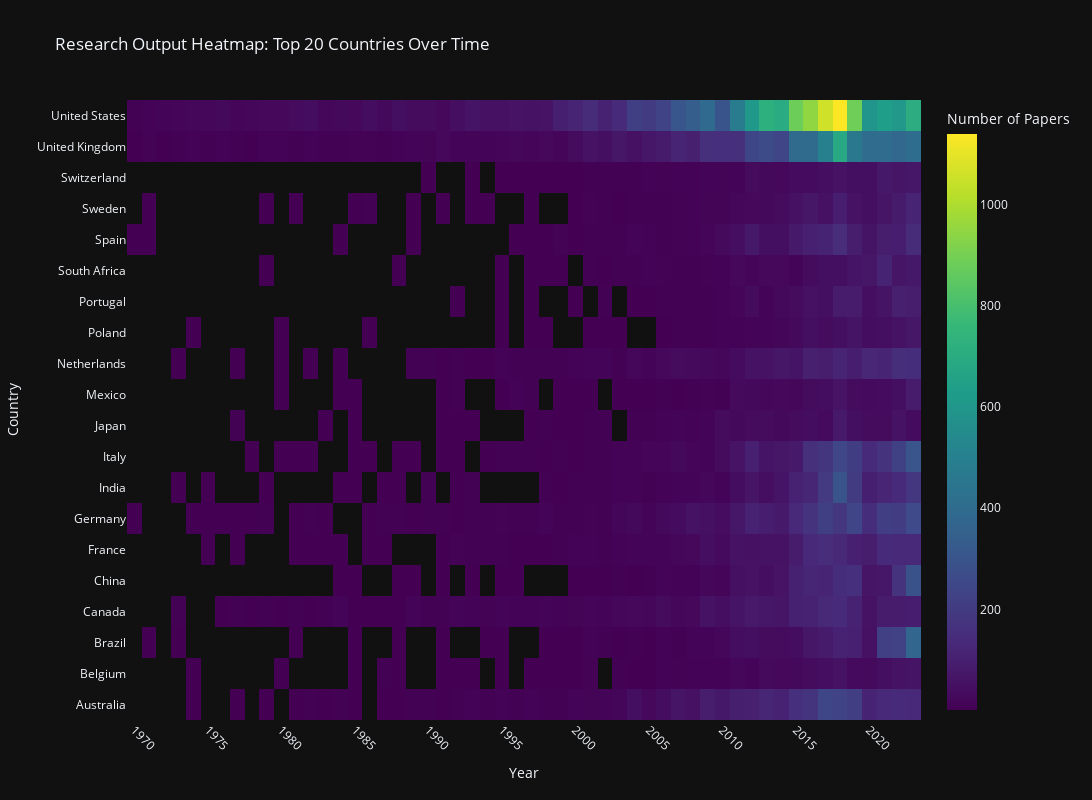

Here is the notebook cell this chart was saved with:
### Markdown cell above
As one could expect, the USA shows up on top, since they do have some of the largest research institutions in the world. To me, the surprising data comes from the UK, that manages to produce just under half the amount of papers while having less than a fourth of the population of the USA.

Other noteworthy datapoints to me are China and India, which I expected to have higher volume of publications by sheer number of their population. But perhaps, being emergent economies, scientific research wasn't really a thing until recently.

To look into that, let's create a heatmap with temporal data for the top 20 paper producing countries.

### Code cell
top_20_countries = df_countries.head(20)['alpha2_code'].tolist()

country_year_query = """
SELECT 
    year,
    firstAuthorCountryIso as country,
    COUNT(*) as paper_count
FROM papers 
WHERE firstAuthorCountryIso IS NOT NULL AND firstAuthorCountryIso != '' 
GROUP BY year, firstAuthorCountryIso
ORDER BY year, firstAuthorCountryIso
"""

df_country_years = pd.read_sql_query(country_year_query, conn)

df_country_years_top20 = df_country_years[df_country_years['country'].isin(top_20_countries)]

df_heatmap_data = df_country_years_top20.copy()
df_heatmap_data['country_name'] = df_heatmap_data['country'].apply(get_country_name)

df_heatmap = df_heatmap_data.pivot(index='country_name', columns='year', values='paper_count').fillna(0)

df_heatmap_masked = df_heatmap.replace(0, np.nan)


fig_heatmap = go.Figure(data=go.Heatmap(
    z=df_heatmap_masked.values,
    x=df_heatmap_masked.columns,
    y=df_heatmap_masked.index,
    colorscale='Viridis',
    hovertemplate='<b>%{y}</b><br>' +
                  'Year: %{x}<br>' +
                  'Papers: %{z}<br>' +
                  '<extra></extra>',
    colorbar=dict(title='Number of Papers'),
    showscale=True
))

fig_heatmap.update_layout(
    title='Research Output Heatmap: Top 20 Countries Over Time',
    xaxis_title='Year',
    yaxis_title='Country',
    template='plotly_dark',
    width=1200,
    height=800,
    xaxis=dict(
        tickangle=45,
        dtick=5,
        tick0=1970,
        showgrid=False 
    ),
    yaxis=dict(showgrid=False),
    font=dict(size=12)
)

fig_heatmap.show()

### Figure 1 — Plotly figure (JSON) as saved in the notebook; plotly's stock layout.template omitted (floating-point values rounded to 4 significant figures; data arrays with more than 128 entries replaced by an {"elided": "..."} marker saying what was removed)
{"data": [{"colorbar": {"title": {"text": "Number of Papers"}}, "colorscale": [[0, "#440154"], [0.1111, "#482878"], [0.2222, "#3e4989"], [0.3333, "#31688e"], [0.4444, "#26828e"], [0.5556, "#1f9e89"], [0.6667, "#35b779"], [0.7778, "#6ece58"], [0.8889, "#b5de2b"], [1, "#fde725"]], "hovertemplate": "<b>%{y}</b><br>Year: %{x}<br>Papers: %{z}<br><extra></extra>", "showscale": true, "type": "heatmap", "x": [1970, 1971, 1972, 1973, 1974, 1975, 1976, 1977, 1978, 1979, 1980, 1981, 1982, 1983, 1984, 1985, 1986, 1987, 1988, 1989, 1990, 1991, 1992, 1993, 1994, 1995, 1996, 1997, 1998, 1999, 2000, 2001, 2002, 2003, 2004, 2005, 2006, 2007, 2008, 2009, 2010, 2011, 2012, 2013, 2014, 2015, 2016, 2017, 2018, 2019, 2020, 2021, 2022, 2023], "y": ["Australia", "Belgium", "Brazil", "Canada", "China", "France", "Germany", "India", "Italy", "Japan", "Mexico", "Netherlands", "Poland", "Portugal", "South Africa", "Spain", "Sweden", "Switzerland", "United Kingdom", "United States"], "z": {"elided": "20x54 float values"}}], "layout": {"font": {"size": 12}, "height": 800, "title": {"text": "Research Output Heatmap: Top 20 Countries Over Time"}, "width": 1200, "xaxis": {"dtick": 5, "showgrid": false, "tick0": 1970, "tickangle": 45, "title": {"text": "Year"}}, "yaxis": {"showgrid": false, "title": {"text": "Country"}}}}
